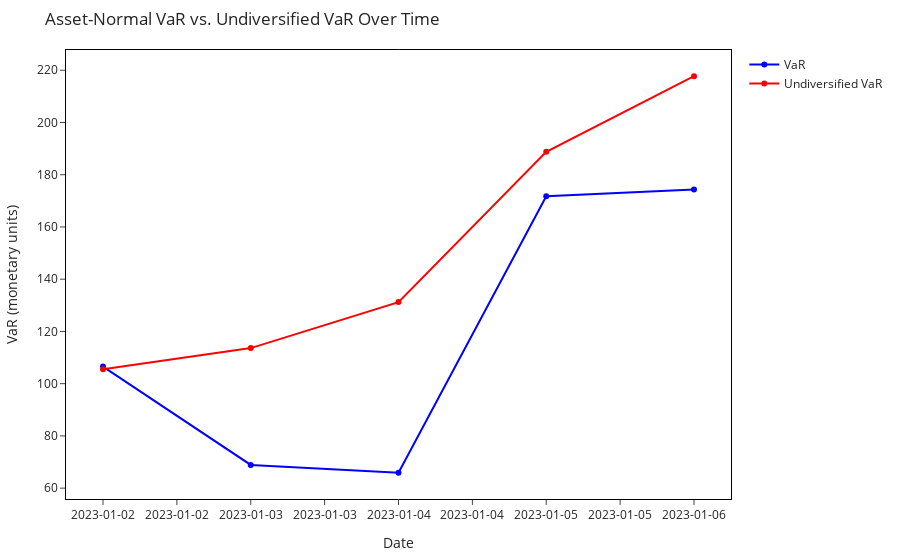

This figure's notebook cell:
### Markdown cell above
### Visualizations

### Code cell
InteractivePlots.interactive_plot_var_series(var_series, uvar_series)

### Figure 1 — Plotly figure (JSON) as saved in the notebook; plotly's stock layout.template omitted (floating-point values rounded to 4 significant figures)
{"data": [{"hovertemplate": "Date: %{x}<br>VaR = %{y:.2f}<extra></extra>", "line": {"color": "blue"}, "name": "VaR", "type": "scatter", "x": ["2023-01-02T00:00:00", "2023-01-03T00:00:00", "2023-01-04T00:00:00", "2023-01-05T00:00:00", "2023-01-06T00:00:00"], "y": [106.5, 68.89, 65.87, 171.8, 174.3]}, {"hovertemplate": "Date: %{x}<br>Undiversified VaR = %{y:.2f}<extra></extra>", "line": {"color": "red"}, "name": "Undiversified VaR", "type": "scatter", "x": ["2023-01-02T00:00:00", "2023-01-03T00:00:00", "2023-01-04T00:00:00", "2023-01-05T00:00:00", "2023-01-06T00:00:00"], "y": [105.5, 113.6, 131.2, 188.8, 217.7]}], "layout": {"margin": {"b": 50, "l": 60, "r": 60, "t": 50}, "title": {"text": "Asset-Normal VaR vs. Undiversified VaR Over Time"}, "xaxis": {"linecolor": "black", "linewidth": 1, "mirror": true, "showline": true, "tickformat": "%Y-%m-%d", "title": {"text": "Date"}}, "yaxis": {"linecolor": "black", "linewidth": 1, "mirror": true, "showline": true, "tickformat": "%Y-%m-%d", "title": {"text": "VaR (monetary units)"}}}}
